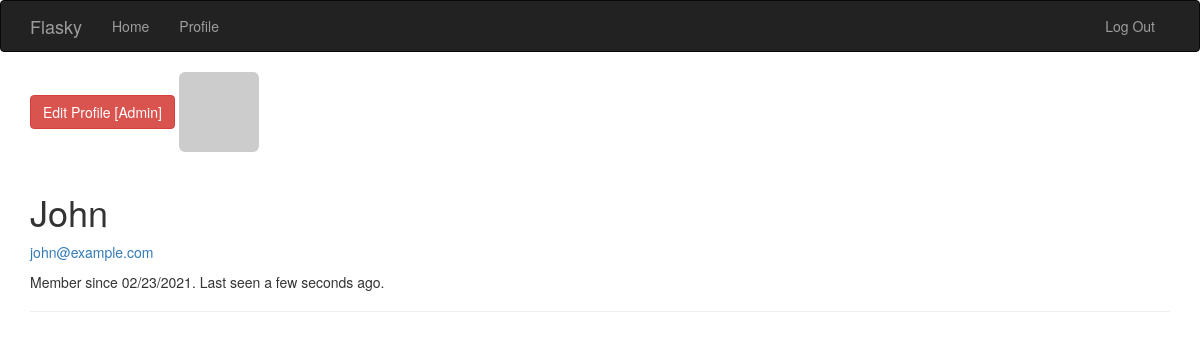
Screenshot of /user/John (signed in) with the database file from the repository.
### app/models.py (models this page shows, shortened)
class User(UserMixin, db.Model):
    __tablename__ = 'users'
    __table_args__ = {'extend_existing': True}
    id = db.Column(db.Integer, primary_key=True)
    email = db.Column(db.String(64), unique=True, index=True)
    username = db.Column(db.String(64), unique=True, index=True)
    role_id = db.Column(db.Integer, db.ForeignKey('roles.id'))
    password_hash = db.Column(db.String(128))
    confirmed = db.Column(db.Boolean, default=False)
    name = db.Column(db.String(64))
    location = db.Column(db.String(64))
    about_me = db.Column(db.Text())
    member_since = db.Column(db.DateTime(), default=datetime.utcnow)
    last_seen = db.Column(db.DateTime(), default=datetime.utcnow)
    avatar_hash = db.Column(db.String(64))
    def can(self, perm):
        return self.role is not None and self.role.has_permission(perm)
    def is_administrator(self):
        return self.can(Permission.ADMIN)
    def ping(self):
        self.last_seen = datetime.utcnow()
        db.session.add(self)
        db.session.commit()
    @property
    def password(self):
        raise AttributeError('password is not a readable attribute')
    def gravatar_hash(self):
        return hashlib.md5(self.email.lower().encode('utf-8')).hexdigest()
    def gravatar(self, size=100, default='identicon', rating='g'):
        if request.is_secure:
            url = 'https://secure.gravatar.com/avatar'
        else:
            url = 'https://www.gravatar.com/avatar'
        hash = self.avatar_hash or self.gravatar_hash()
        return '{url}/{hash}?s={size}&d={default}&r={rating}'.format(
            url=url, hash=hash, size=size, default=default, rating=rating
        )

### app/main/views.py (the view)
@main.route('/user/<username>')
def user(username):
    user = User.query.filter_by(username=username).first_or_404()
    return render_template('user.html', user=user)

### app/auth/views.py (called while the page is built)
@auth.before_app_request
def before_request():
    if current_user.is_authenticated:
        current_user.ping()
        if not current_user.confirmed \
                and request.endpoint \
                and request.blueprint != 'auth' \
                and request.endpoint != 'static':
            return redirect(url_for('auth.unconfirmed'))

### app/main/__init__.py (called while the page is built)
@main.app_context_processor
def inject_permissions():
    return dict(Permission=Permission)

### app/models.py (called while the page is built)
@login_manager.user_loader
def load_user(user_id):
    return User.query.get(int(user_id))

    def has_permission(self, perm):
        return self.permissions & perm == perm

### app/templates/user.html (shortened to what this page needs)
{% extends "base.html" %}
{% block page_content %}
{% if current_user.is_administrator() %}
<a class="btn btn-danger"
        href="{{ url_for('.edit_profile_admin', id=user.id) }}">
    Edit Profile [Admin]
</a>
<img class="img-rounded profile-thumbnail" src="{{ user.gravatar(size=256) }}">
{% endif %}
<div class="page-header">
    <h1>{{ user.username|capitalize }}</h1>
    {% if current_user.is_administrator() %}
    <p><a href="mailto:{{ user.email }}">{{ user.email }}</a></p>
    {% endif %}
    <p>
        Member since {{ moment(user.member_since).format('L') }}.
        Last seen {{ moment(user.last_seen).fromNow() }}.
    </p>
</div>
{% endblock %}

### app/templates/base.html (shortened to what this page needs)
{% extends "bootstrap/base.html" %}
{% block head %}
{{ super() }}
{% endblock %}
{% block navbar %}
<div class="navbar navbar-inverse" role="navigation">
    <div class="container">
        <div class="navbar-header">
            <a class="navbar-brand" href="/">Flasky</a>
        </div>
        <div class="navbar-collapse collapse">
            <ul class="nav navbar-nav">
                <li><a href="/">Home</a> </li>
                {% if current_user.is_authenticated %}
                <li><a href="{{ url_for('main.user', username=current_user.username) }}">Profile</a></li>
                {% endif %}
            </ul>
            <ul class="nav navbar-nav navbar-right">
                {% if current_user.is_authenticated %}
                <li><a href="{{ url_for('auth.logout') }}">Log Out</a></li>
                {% else %}
                <li><a href="{{ url_for('auth.login') }}">Log In</a></li>
                {% endif %}
            </ul>
        </div>
    </div>
</div>
{% endblock %}
{% block content %}
<div class="container">
    {% block page_content %}{% endblock %}
</div>
{% endblock %}

### rows the page displays
User: username "John", email "john@example.com", member_since "02/23/2021", last_seen "a few seconds ago"
